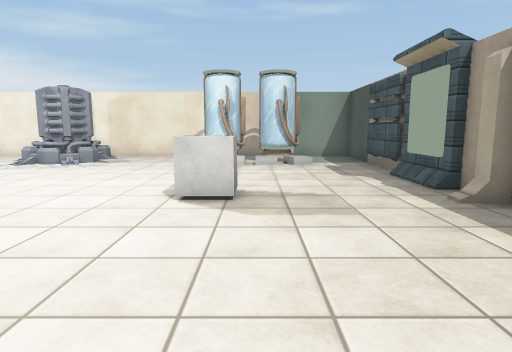
[1] (above)

16 first-person views from a walk through a 3-D level made in the Unity game engine. The camera is 1.2 m above the floor, tilts 8° down and sees 75° across. The floor is counted in squares, 1 m on a side. Each view is taken from the middle of a square. On the plan, view 1 faces up. The plan holds only what a view shows up to about 14 squares ahead; the rest is blank. The place goes on beyond the plan. Some animated figures are not drawn. Surface patterns are stand-ins for the level's own textures.

[2]
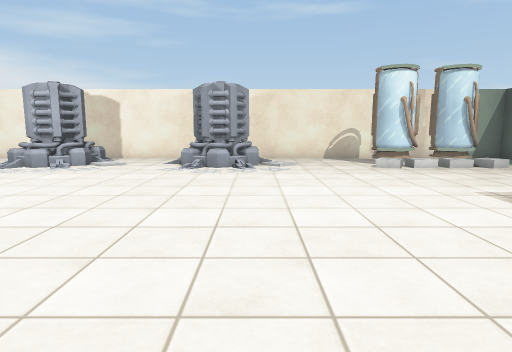

[3]
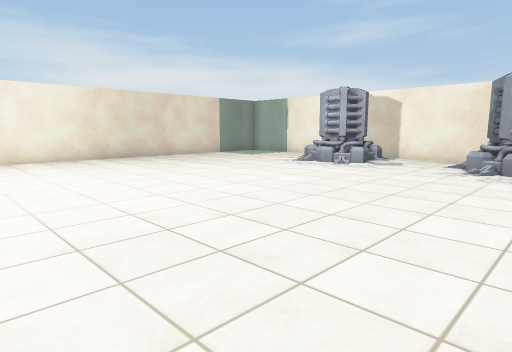

[4]
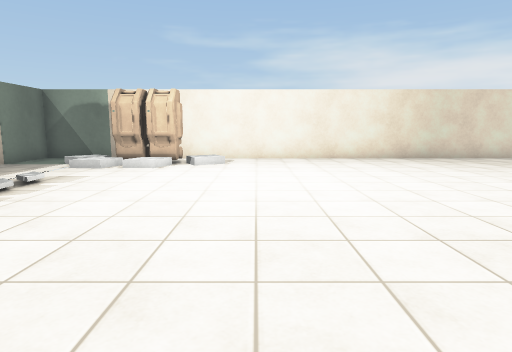

[5]
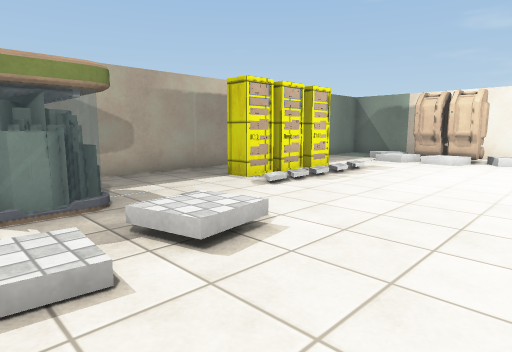

[6]
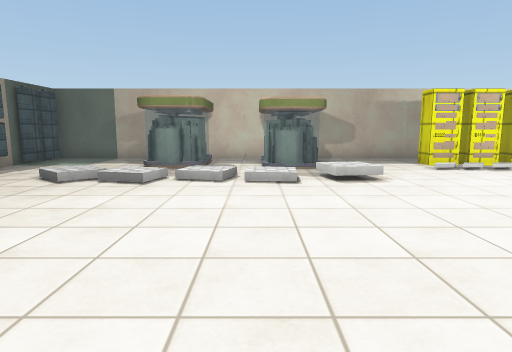

[7]
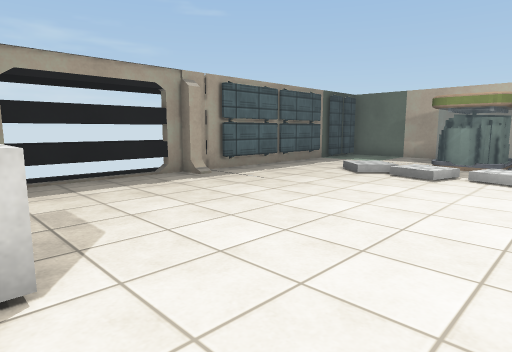

[8]
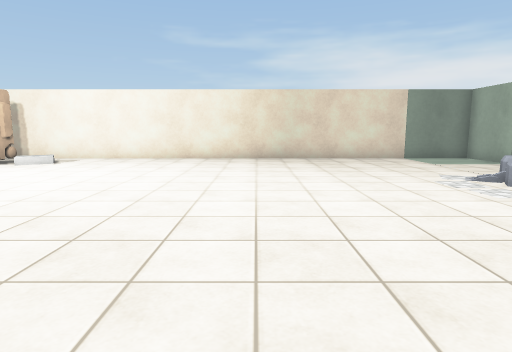

[9]
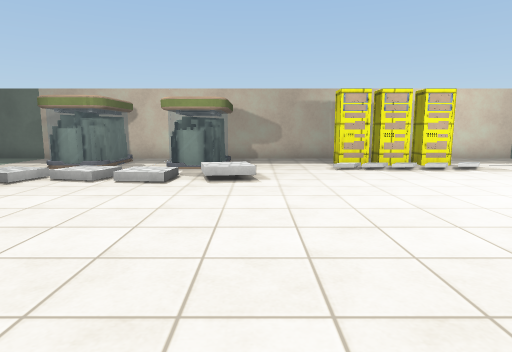

[10]
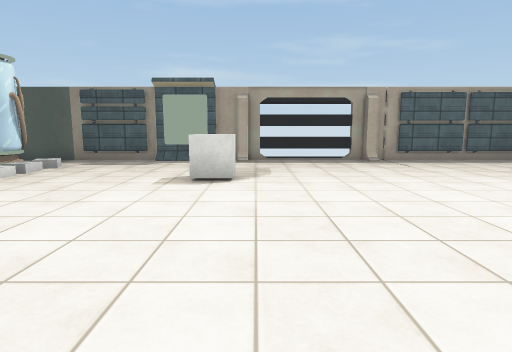

[11]
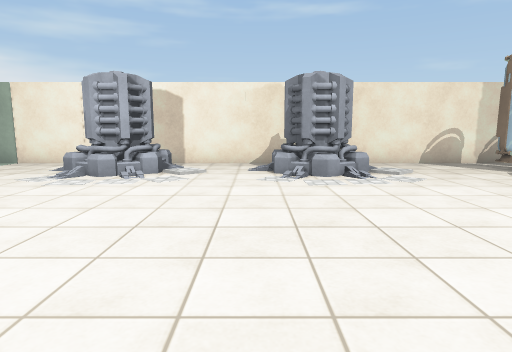

[12]
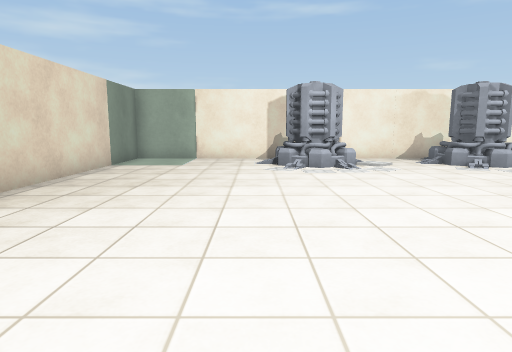

[13]
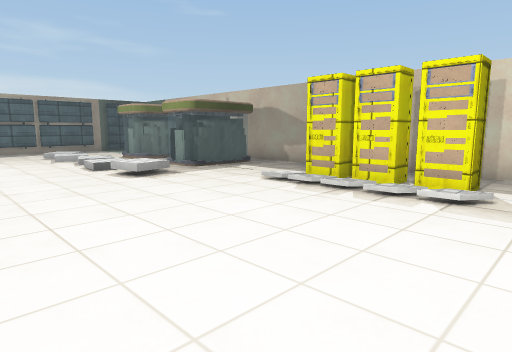

[14]
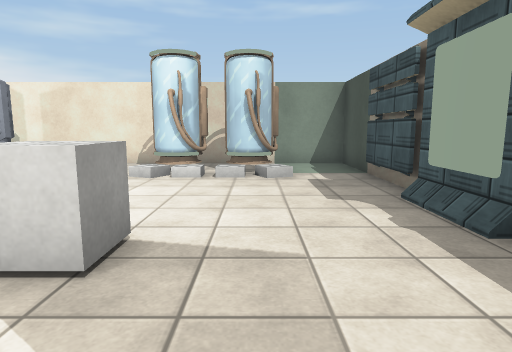

[15]
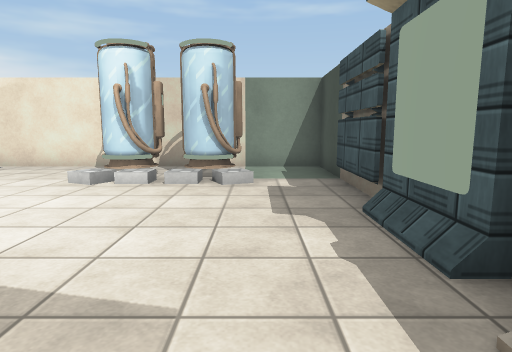

[16]
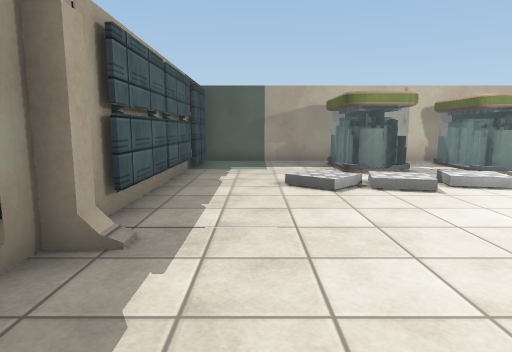

### Floor plan
Key: @ floor where view 1 was taken; # wall or solid block; . main floor; : floor 0.25 m higher than the main floor; / step, stairs or slope; = window, fence, low wall or low ledge; C cube; O other object.
Columns run from 20 left of view 1 to 5 right of it. Each row starts with its distance up from view 1.
 15 #########################
 14 #.....   ...OO..........#
 13 #.....O O...O#O...OOOOO.#
 12 #.....OOO...OO ...OOOO..#
 11 #.......................#
 10 #.......................#
  9 #.......................#
  8 #.......................#
  7 #.......................#
  6 #..................CC...#
  5 #.......................##
  4 #.......................=#
  3 #.......................=#
  2 #.......................=#
  1 #.......................##
  0 #...................@...#
 -1 #./.....................#
 -2 #. /....................#
 -3 #.OO........./O//:/://..#
 -4 #.OO........../../.../..#
 -5 # OO/.........#=./==....#
 -6 #  //..OOOO...=#=/==....#
 -7 # .....OOOO...=#=.==....#
 -8 #.............##..##....#
 -9 ########### ##### ### ###

Where each view was taken, in squares from view 1:
view 1: 0 up, 0 right, facing up
view 2: 1 up, 6 left, facing up
view 3: 1 up, 6 left, facing up-left
view 4: 0 up, 6 left, facing left
view 5: 0 up, 4 left, facing down-left
view 6: 5 up, 4 left, facing down
view 7: 6 up, 4 left, facing down-right
view 8: 6 up, 6 left, facing left
view 9: 5 up, 7 left, facing down
view 10: 5 up, 9 left, facing right
view 11: 3 up, 9 left, facing up
view 12: 1 up, 15 left, facing up
view 13: 1 up, 15 left, facing down-right
view 14: 3 up, 1 right, facing up
view 15: 4 up, 2 right, facing up
view 16: 4 up, 2 right, facing down
